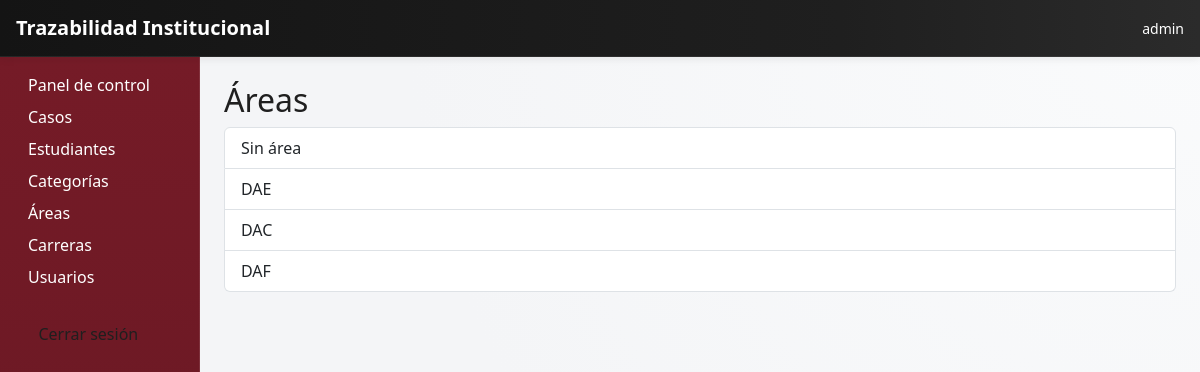
Screenshot of /organization/areas/ (signed in) with the database file from the repository.
### organization/models.py (models this page shows, shortened)
class Area(models.Model):
    name = models.CharField(max_length=150, unique=True)

### organization/views.py (the view)
# urls.py: path('areas/', AreaListView.as_view(), name='areas'),
class AreaListView(LoginRequiredMixin, ListView):
    model = Area
    template_name = 'organization/area_list.html'
    context_object_name = 'areas'

### templates/organization/area_list.html
{% extends 'base.html' %}
{% block content %}<h2>Áreas</h2><ul class="list-group">{% for area in areas %}<li class="list-group-item">{{ area.name }}</li>{% endfor %}</ul>{% endblock %}

### templates/partials/navbar.html
<nav class="navbar navbar-expand-lg navbar-dark app-navbar px-3">
  <a class="navbar-brand fw-bold" href="{% url 'dashboard:home' %}">Trazabilidad Institucional</a>
  <div class="ms-auto text-white small">{{ request.user.get_full_name|default:request.user.username }}</div>
</nav>

### static/css/style.css (style rules this page uses)
:root { --c-dark: #1f1f1f; --c-primary: #a30b1b; --c-primary-strong: #8a0917; --c-white: #ffffff; --c-accent: #701d28; --c-gray: #707070; --c-bg: #f4f5f7; --c-surface: #ffffff; --c-border: #e8eaef; --shadow-sm: 0 2px 8px rgba(31, 31, 31, 0.08); --shadow-md: 0 10px 24px rgba(31, 31, 31, 0.12); --radius-sm: 0.5rem; --radius-md: 0.8rem; --radius-lg: 1rem; --transition: 180ms ease; }
* { box-sizing: border-box; }
body { background: radial-gradient(circle at top right, #fafbfc 0%, var(--c-bg) 55%); color: var(--c-dark); text-rendering: optimizeLegibility; -webkit-font-smoothing: antialiased; }
.app-navbar { background: linear-gradient(90deg, #141414 0%, var(--c-dark) 70%, #2b2b2b 100%); border-bottom: 1px solid rgba(255, 255, 255, 0.08); box-shadow: var(--shadow-sm); }

### rows the page displays
Area: name "Sin área"
Area: name "DAE"
Area: name "DAC"
Area: name "DAF"

### other values shown
{{ request.user.get_full_name|default:request.user.username }} "admin"
